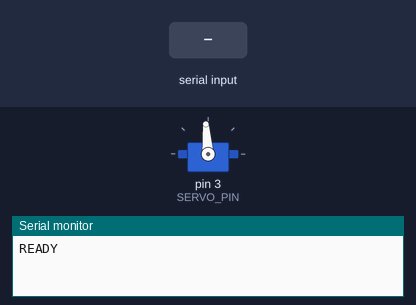
This sketch was run on a simulated Arduino Uno, built with avr-gcc and run on an emulated ATmega328P. Shown: servo, the last lines printed to the serial monitor. The test bench sets the inputs (shaded band).

Above: at 1.2 s.
1.3 s: "U" received over Serial
At 2.2 s:
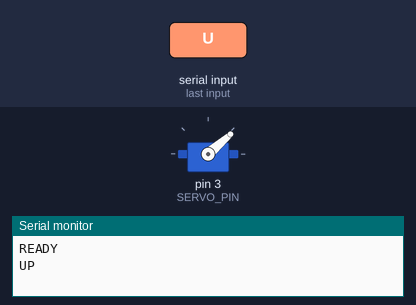
2.8 s: "D" received over Serial
At 3.4 s:
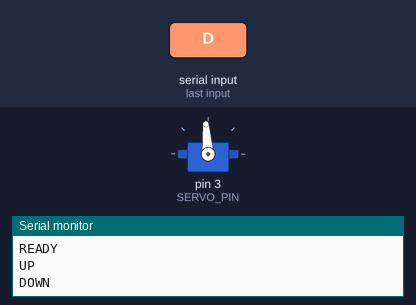
4.3 s: "W" received over Serial
At 5.5 s:
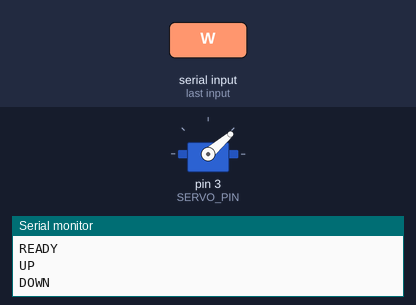
Timing chart, 0 to 7.3 s (numbered marks = the images above; inputs shaded):
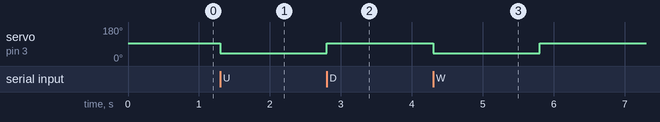

Measured:
- after the input at 1.3 s, servo on pin 3 (SERVO_PIN): 94° → 41° at once
- after the input at 2.8 s, servo on pin 3 (SERVO_PIN): 41° → 94° at once
- after the input at 4.3 s, servo on pin 3 (SERVO_PIN): 94° → 41° at once, → 94° 1.5 s later

The sketch:

flag.ino
```cpp
#include <Servo.h>

Servo flag;

const int SERVO_PIN = 3;
const int SERVO_MIN_US = 400;
const int SERVO_MAX_US = 2500;

// Tune DOWN_POS and UP_POS to match how your servo horn is clipped
// onto the flag — the exact angles depend on your mount.
const int DOWN_POS = 94;
const int UP_POS = 41;

const int WAVE_HOLD_MS = 1500;

void setup() {
  Serial.begin(9600);
  flag.attach(SERVO_PIN, SERVO_MIN_US, SERVO_MAX_US);
  flag.write(DOWN_POS);
  Serial.println("READY");
}

void loop() {
  if (!Serial.available()) return;
  char c = Serial.read();
  switch (c) {
    case 'U':
      flag.write(UP_POS);
      Serial.println("UP");
      break;
    case 'D':
      flag.write(DOWN_POS);
      Serial.println("DOWN");
      break;
    case 'W':
      flag.write(UP_POS);
      delay(WAVE_HOLD_MS);
      flag.write(DOWN_POS);
      Serial.println("WAVE");
      break;
  }
}
```
